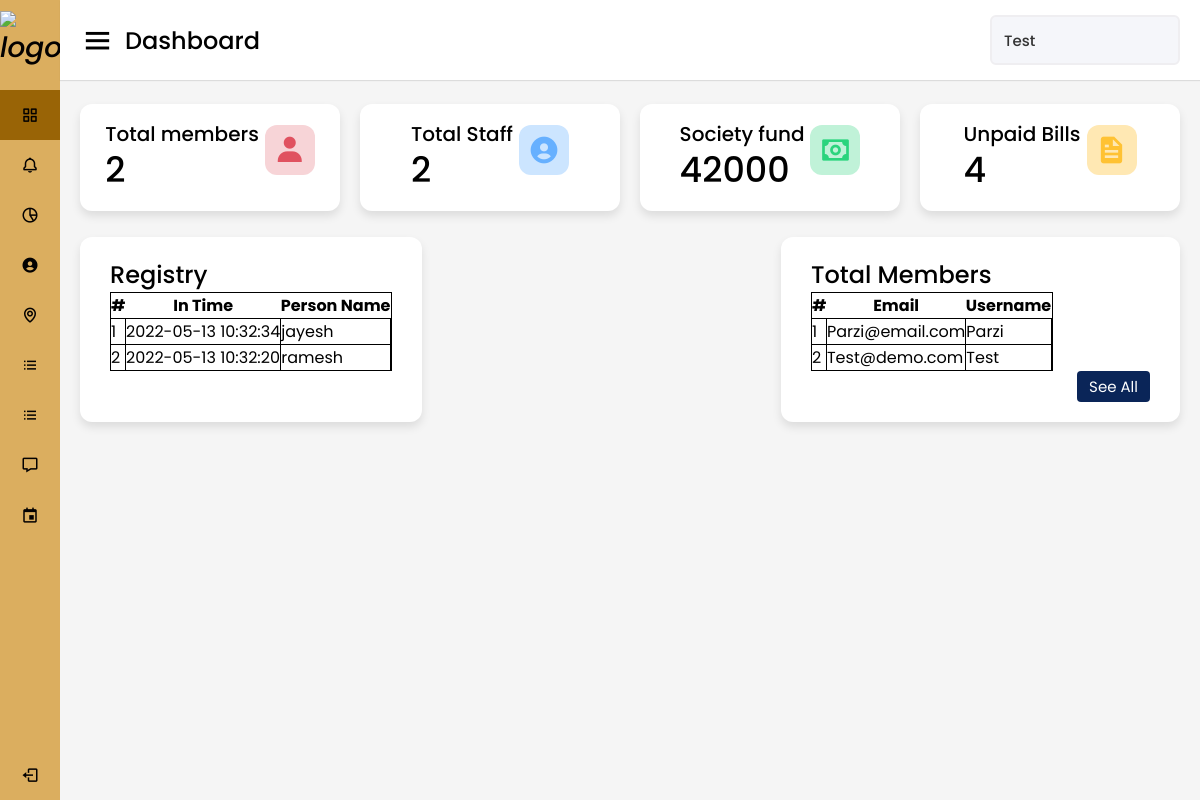
Screenshot of /admin/Dashboard/admin.php (signed in) with the database file from the repository.
### tables this page shows
CREATE TABLE `registry` (
  `id` int(11) NOT NULL,
  `person_name` varchar(50) NOT NULL,
  `created_at` datetime DEFAULT current_timestamp()
);

CREATE TABLE `member` (
  `id` int(11) NOT NULL,
  `username` varchar(50) NOT NULL,
  `email` varchar(50) NOT NULL,
  `password` varchar(255) NOT NULL,
  `address` varchar(255) NOT NULL,
  `phone` int(10) DEFAULT NULL,
  `created_at` datetime DEFAULT current_timestamp()
);

### admin/Dashboard/admin.php (the view, shortened to what this page needs)
<!DOCTYPE html>
<html lang="en" dir="ltr">
<head>
    <link rel="stylesheet" href="admin.css">
    <link href='https://unpkg.com/boxicons@2.0.7/css/boxicons.min.css' rel='stylesheet'>
</head>
<body>
    <div class="sidebar">
        <div class="logo-details">
            <i><img src="1.png"
                 alt="logo" width="100px" height="100px"></i>
            <span class="logo_name">HMS</span>
        </div>
        <ul class="nav-links">
            <li>
                <a href="admin.php" class="active">
                    <i class='bx bx-grid-alt'></i>
                    <span class="links_name">Dashboard</span>
                </a>
            </li>
            <li>
                <a href="../Announcement/admin_annou.php">
                    <i class='bx bx-bell'></i>
                    <span class="links_name">Announcement</span>
                </a>
            </li>
            <li>
                <a href="../Bill/index.php">
                    <i class='bx bx-pie-chart-alt-2'></i>
                    <span class="links_name">Maintainence Bill</span>
                </a>
            </li>
            <li>
                <a href="../Home_Services/home_ser.php">
                    <i class='bx bxs-user-circle'></i>
                    <span class="links_name">Home Services</span>
                </a>
            </li>
            <li>
                <a href="../Neighbourhood/admin_neigh.php">
                    <i class='bx bx-map'></i>
                    <span class="links_name">Neighbourhood</span>
                </a>
            </li>
            <li>
                <a href="../Members/index.php">
                    <i class='bx bx-list-ul'></i>
                    <span class="links_name">Members</span>
                </a>
            </li>
            <li>
                <a href="../Members/staff/index.php">
                    <i class='bx bx-list-ul'></i>
                    <span class="links_name">Staff</span>
                </a>
            </li>
            <li>
                <a href="https://discord.gg/ytmJWCjyHZ" target="_blank">
                    <i class='bx bx-message'></i>
                    <span class="links_name">Chat Box</span>
                </a>
            </li>
            <li>
                <a href="../Event_calender/admin_event.php">
                    <i class='bx bx-calendar-event'></i>
                    <span class="links_name">Events</span>
                </a>
            </li>
            <li class="log_out">
                <a href="../../logout.php">
                    <i class='bx bx-log-out'></i>
                    <span class="links_name">Log out</span>
                </a>
            </li>
        </ul>
    </div>
    <section class="home-section">
        <nav>
            <div class="sidebar-button">
                <i class='bx bx-menu sidebarBtn'></i>
                <span class="dashboard">Dashboard</span>
            </div>
            <div class="profile-details">
                <span class="admin_name"> <?php echo $_SESSION["username"]; ?></span>
            </div>
        </nav>
        <div class="home-content">
            <div class="overview-boxes">
                <div class="box">
                    <div class="right-side">
                        <div class="box-topic">Total members</div>
                        <?php
                            $con = new mysqli('localhost', 'root', '', 'hms');
                            $sql = "SELECT * FROM member";
                            if ($result=mysqli_query($con,$sql)) {
                                $rowcount=mysqli_num_rows($result);
                            }
                        ?>
                        <div class="number"><?php echo $rowcount ?></div>
                        </div>
                    <i class='bx bxs-user icon member'></i>
                </div>
                <div class="box">
                    <div class="right-side">
                        <div class="box-topic">Total Staff</div>
                        <?php
                            $con = new mysqli('localhost', 'root', '', 'hms');
                            $sql = "SELECT * FROM staff";
                            if ($result=mysqli_query($con,$sql)) {
                                $rowcount=mysqli_num_rows($result);
                            }
                        ?>
                        <div class="number"><?php echo $rowcount ?></div>
                    </div>
                    <i class='bx bxs-user-circle  icon staff'></i>
                </div>
                <div class="box">
                    <div class="right-side">
                        <div class="box-topic">Society fund</div>
                        <?php
                            $con = new mysqli('localhost', 'root', '', 'hms');
                            $query="select SUM(amount_payed) as `societyfund` from billing";
                            $res=mysqli_query($con, $query);
                            $data=mysqli_fetch_array($res);
                        ?>
                        <div class="number"><?php echo $data['societyfund'] ?></div>
                    </div>
                    <i class='bx bx-money icon money'></i>
                </div>
                <div class="box">
                    <div class="right-side">
                        <div class="box-topic">Unpaid Bills</div>
                        <?php
                            $con = new mysqli('localhost', 'root', '', 'hms');
                            $sql = "SELECT * FROM billing where status=0";
                            if ($result=mysqli_query($con,$sql)) {
                                $rowcount=mysqli_num_rows($result);
                            }
                        ?>
                        <div class="number"><?php echo $rowcount ?></div>
                    </div>
                    <i class='bx bxs-file icon file'></i>
                </div>
            </div>
            <div class="sales-boxes">
                <div class="registry box">
                    <div class="title">Registry</div>
                    <div class="registry-details">
                    <table class="table-striped table-bordered col-md-12" cellspacing="15" style="border: 1px solid black; border-collapse: collapse; ">
			<thead style="border: 1px solid black; border-collapse: collapse">
				<tr style="border: 1px solid black; border-collapse: collapse">
					<th class="text-center">#</th>
					<th class="text-center">In Time</th>
                    <th class="text-center">Person Name</th>
				</tr>
			</thead>
			<tbody>
				<?php
 					$registry = $con->query("SELECT * FROM registry order by person_name asc");
 					$i = 1;
 					while($row= $registry->fetch_assoc()):
				 ?>
				 <tr cellspacing="15" style="border: 1px solid black; border-collapse: collapse; padding:10px">
				 	<td class="text-center" style="border: 1px solid black; border-collapse: collapse" style="padding:10px">
				 		<?php echo $i++ ?>
				 	</td>
				 	<td style="border: 1px solid black; border-collapse: collapse" style="padding:10px">
				 		<?php echo ucwords($row['created_at']) ?>
				 	</td>
				 	<td style="border: 1px solid black; border-collapse: collapse"style="padding:10px">
				 		<?php echo $row['person_name'] ?>
				 	</td>
				 </tr>
				<?php endwhile; ?>
			</tbody>
		</table>
                    </div>
                </div>
                <div class="members box">
                    <div class="title">Total Members</div>
                    <ul class="top-sales-details">
                        <table class="table-striped table-bordered col-md-12" style="border: 1px solid black; border-collapse: collapse">
			<thead style="border: 1px solid black; border-collapse: collapse">
				<tr style="border: 1px solid black; border-collapse: collapse">
					<th class="text-center">#</th>
					<th class="text-center">Email</th>
					<th class="text-center">Username</th>
				</tr>
			</thead>
			<tbody>
				<?php
 					$member = $con->query("SELECT * FROM member order by username asc");
 					$i = 1;
 					while($row= $member->fetch_assoc()):
				 ?>
				 <tr style="border: 1px solid black; border-collapse: collapse">
				 	<td class="text-center" style="border: 1px solid black; border-collapse: collapse">
				 		<?php echo $i++ ?>
				 	</td>
				 	<td style="border: 1px solid black; border-collapse: collapse">
				 		<?php echo ucwords($row['email']) ?>
				 	</td>
				 	<td style="border: 1px solid black; border-collapse: collapse">
				 		<?php echo $row['username'] ?>
				 	</td>
				 </tr>
				<?php endwhile; ?>
			</tbody>
		</table>
                    </ul>
                    <div class="button">
                        <a href="../Members/index.php">See All</a>
                    </div>
                </div>
            </div>
        </div>
    </section>
</body>
</html>

### admin/Dashboard/admin.css (style rules this page uses)
* { margin: 0; padding: 0; box-sizing: border-box; font-family: 'Poppins', sans-serif; }
.sidebar { position: fixed; height: 100%; width: 240px; background: #dbae5f; transition: all 0.5s ease; }
.sidebar .logo-details { height: 80px; display: flex; align-items: center; }
.sidebar .logo-details i { font-size: 28px; font-weight: 500; color: rgb(3, 1, 1); min-width: 60px; text-align: center }
.sidebar .logo-details .logo_name { color: rgb(3, 1, 1); font-size: 24px; font-weight: 500; }
.sidebar .nav-links { margin-top: 10px; }
.sidebar .nav-links li { position: relative; list-style: none; height: 50px; }
.sidebar .nav-links li a { height: 100%; width: 100%; display: flex; align-items: center; text-decoration: none; transition: all 0.4s ease; }
.sidebar .nav-links li a.active { background: #996406; }
.sidebar .nav-links li i { min-width: 60px; text-align: center; font-size: 18px; color: rgb(3, 1, 1); }
.sidebar .nav-links li a .links_name { color: rgb(3, 1, 1); font-size: 15px; font-weight: 400; white-space: nowrap; }
.sidebar .nav-links .log_out { position: absolute; bottom: 0; width: 100%; }
.home-section { position: relative; background: #f5f5f5; min-height: 100vh; width: calc(100% - 240px); left: 240px; transition: all 0.5s ease; }
.home-section nav { display: flex; justify-content: space-between; height: 80px; background: #fff; display: flex; align-items: center; position: fixed; width: calc(100% - 240px); left: 240px; z-index: 100; padding: 0 20px; box-shadow: 0 1px 1px rgba(0, 0, 0, 0.1); transition: all 0.5s ease; }
.home-section nav .sidebar-button { display: flex; align-items: center; font-size: 24px; font-weight: 500; }
nav .sidebar-button i { font-size: 35px; margin-right: 10px; }
.home-section nav .profile-details { display: flex; align-items: center; background: #F5F6FA; border: 2px solid #EFEEF1; border-radius: 6px; height: 50px; min-width: 190px; padding: 0 15px 0 2px; }
nav .profile-details .admin_name { font-size: 15px; font-weight: 500; color: #333; margin: 0 10px; white-space: nowrap; }
.home-section .home-content { position: relative; padding-top: 104px; }
.home-content .overview-boxes { display: flex; align-items: center; justify-content: space-between; flex-wrap: wrap; padding: 0 20px; margin-bottom: 26px; }
.overview-boxes .box { display: flex; align-items: center; justify-content: center; width: calc(100% / 4 - 15px); background: #fff; padding: 15px 14px; border-radius: 12px; box-shadow: 0 5px 10px rgba(0,0,0,0.1); }
.overview-boxes .box-topic { font-size: 20px; font-weight: 500; }
.home-content .box .number { display: inline-block; font-size: 35px; margin-top: -6px; font-weight: 500; }
.home-content .box .icon { display: inline-block; font-size: 32px; height: 50px; width: 50px; background: #cce5ff; line-height: 50px; text-align: center; color: #66b0ff; border-radius: 12px; margin: -15px 0 0 6px; }
.home-content .box .staff { color: #66b0ff; background: #cce5ff; }
.home-content .box .member { color: #e05260; background: #f7d4d7 ; }
.home-content .box .money { color: #2BD47D; background: #C0F2D8; }
.home-content .box .file { color: #ffc233; background: #ffe8b3; }
.home-content .sales-boxes { display: flex; justify-content: space-between; }
.home-content .sales-boxes .registry { width: 30%; background: #fff; padding: 20px 30px; margin: 0 20px; border-radius: 12px; box-shadow: 0 5px 10px rgba(0, 0, 0, 0.1); }
.home-content .sales-boxes .registry-details { display: flex; align-items: center; justify-content: space-between; }
.sales-boxes .box .title { font-size: 24px; font-weight: 500; }
.sales-boxes .box .button { width: 100%; display: flex; justify-content: flex-end; }
.sales-boxes .box .button a { color: #fff; background: #0A2558; padding: 4px 12px; font-size: 15px; font-weight: 400; border-radius: 4px; text-decoration: none; transition: all 0.3s ease; }
.home-content .sales-boxes .members { width: 35%; background: #fff; padding: 20px 30px; margin: 0 20px 0 0; border-radius: 12px; box-shadow: 0 5px 10px rgba(0, 0, 0, 0.1); }
@media (max-width: 1240px) { .sidebar { width: 60px; } }
@media (max-width: 1240px) { .home-section { width: calc(100% - 60px); left: 60px; } }
@media (max-width: 1240px) { .home-section nav { width: calc(100% - 60px); left: 60px; } }

### rows the page displays
registry: created_at "2022-05-13 10:32:34", person_name "jayesh"
registry: created_at "2022-05-13 10:32:20", person_name "ramesh"
member: email "Parzi@email.com", username "Parzi"
member: email "Test@demo.com", username "Test"

### other values shown
$_SESSION["username"] "Test"
$rowcount "2"
$data['societyfund'] "42000"
$rowcount "4"
